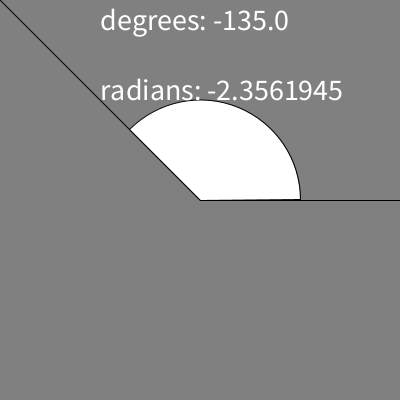
Frame 1 (no input)
Frame 60 (the mouse pressed at the canvas centre just before this capture): identical to frame 1, image omitted
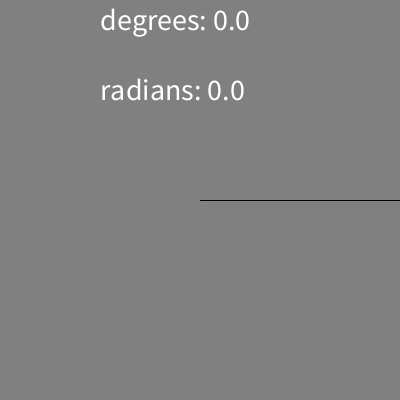
Frame 120 (the mouse held since frame 60 and released just before this capture)

The Processing sketch that drew these frames (run headless with seeded random() and noise(); from frame 60 on, the mouse is pressed at the canvas centre):

// Processing sketch: week05_3b_atan2_dy_dx_text_radians_degrees
// ── week05_3b_atan2_dy_dx_text_radians_degrees.pde
//week05_3b_atan2_dy_dx_text_radians_degrees
//角度 degrees vs. radians 弧度/弳度 結合week04_1 和week05_2
void setup(){
  size(400,400);
}
void draw(){
  background(128);
  line(200,200,mouseX,mouseY);
  line(200,200,400,200);
  float dx=mouseX-200,dy=mouseY-200;
  float a= atan2(dy,dx);
  if(a>0)arc(200,200,200,200,0,a,PIE);
  else arc(200,200,200,200,a,0,PIE);
  textSize(30);
  text("radians: "+a,100,100);
  text("degrees: "+degrees(a),100,30);
}
